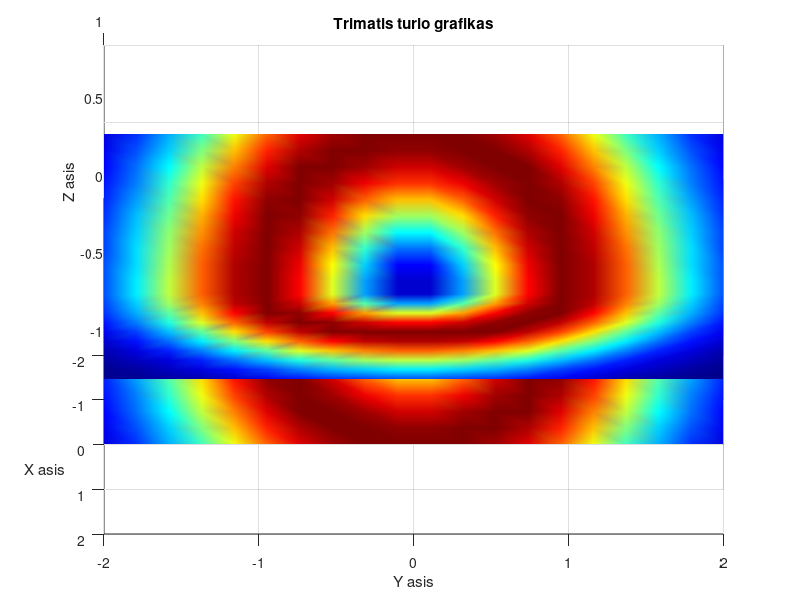
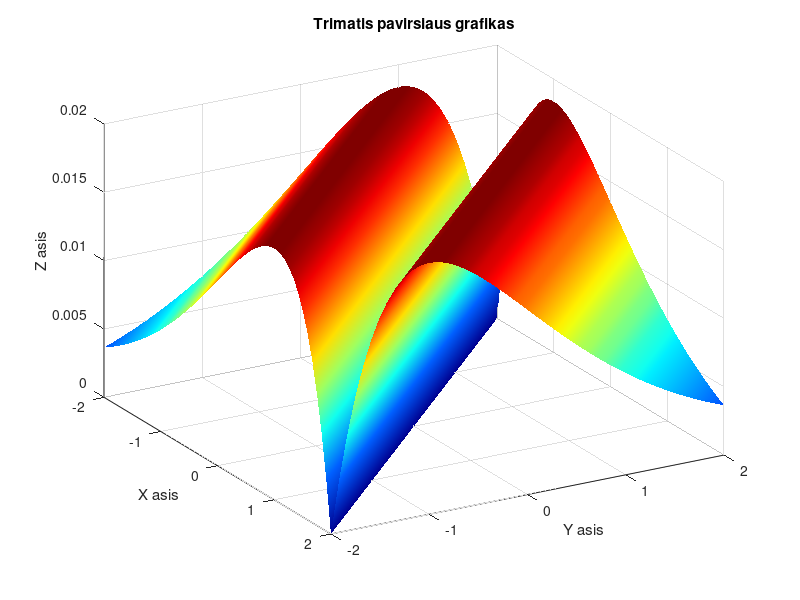

These figures' MATLAB source, in order:
% 2026-10-01, Variantas: 22, Erika Kutyrina

x = linspace(-2, 2, 20);
y = linspace(-2, 2, 20);
z = linspace(-1, 1, 20);
[X, Y, Z] = meshgrid(x, y, z);
F1 = sin((X.^2 + Y.^2 + Z.^2) / 20) .* exp(-(X.^2 + Y.^2 + Z.^2));

figure;
slice(X, Y, Z, F1, 0, 0, 0);
shading interp;
colormap jet;
view(90, 30);
xlabel('X asis');
ylabel('Y asis');
zlabel('Z asis');
title('Trimatis turio grafikas');
grid on;

x2 = linspace(-2, 2, 50);
y2 = linspace(-2, 2, 50);
[X2, Y2] = meshgrid(x2, y2);
F2 = sin(abs(X2 + Y2) / 20) .* exp(-abs(X2 + Y2));

figure;
surf(X2, Y2, F2);
shading interp;
colormap jet;
view(60, 30);
xlabel('X asis');
ylabel('Y asis');
zlabel('Z asis');
title('Trimatis pavirsiaus grafikas');
grid on;
